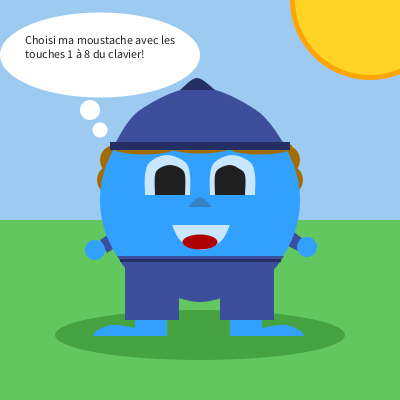
Frame 1 (no input)
Frame 60 (the mouse pressed at the canvas centre just before this capture): identical to frame 1, image omitted
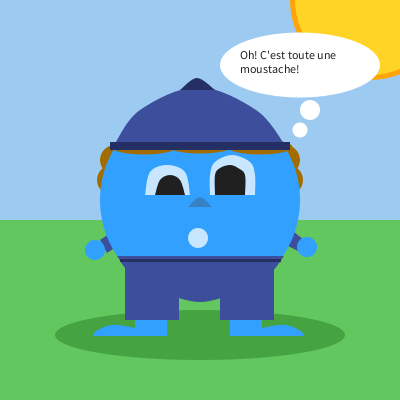
Frame 120 (the mouse held since frame 60 and released just before this capture)

The Processing sketch that drew these frames (run headless with seeded random() and noise(); from frame 60 on, the mouse is pressed at the canvas centre):

// Processing sketch: processing_20685
// ── processing_20685.pde

/*****************************************
  Sébastien Belhumeur Leith 
  TP1 - Création d'un monstre interactif
*****************************************/


boolean bouche = true; // variable bouche bulle

float x_shake;   //variable pour faire shaker la bouche en x
float y_shake;   //variable pour faire shaker la bouche en y



void setup() 
{

  size(400,400); // dimension de la scène
  noStroke();
  smooth();
  x_shake = width/2;
  y_shake = height/2;
}

void draw() {

background(157,202,241);  // fond de ma scène
fill(98,199,95);
rect(0,220,400,180);
rect(0,220,400,180);
fill(69,163,66);
ellipse(200,335,290,50);
fill(254,164,6);
ellipse(370,0,160,160);
fill(255,212,38);
ellipse(370,0,150,150);

 fill(61,79,156);
  beginShape();    //manche gauhe
  vertex(100,240);
  vertex(107,253);
  vertex(128,239);
  vertex(112,232);
  endShape(CLOSE);

  beginShape();        //manche droit
  vertex(304,240);
  vertex(289,228);
  vertex(286,245);
  vertex(298,251);
  endShape(CLOSE);

  fill(49,160,255);    
  ellipse(95,250,20,20);  //main gauche
  ellipse(307,247,20,20);  //main droite

  fill(49,160,255);    //pied gauche
  beginShape();
  curveVertex(93,336);
  curveVertex(93,336);
  curveVertex(98,330);
  curveVertex(118,325);
  curveVertex(168,336);
  curveVertex(168,336);
  endShape(CLOSE);
  rect(135,305,32,31);
  beginShape();
  curveVertex(229,336);  //pied droit
  curveVertex(229,336);
  curveVertex(279,325);
  curveVertex(299,330);
  curveVertex(304,336);
  curveVertex(304,336);
  endShape(CLOSE);
  rect(230,305,32,31); 

  fill(163,108,1);          //cheveu brun du coté 
  ellipse(115,160,30,30);
  ellipse(112,180,30,30);
  ellipse(285,160,30,30);
  ellipse(288,180,30,30);
  fill(49,160,255);
  ellipse(200,200,200,200);

  fill(61,79,156);      //culotte pentalon
  beginShape();
  curveVertex(117,256);
  curveVertex(117,256);
  curveVertex(137,278);
  curveVertex(200,302);
  curveVertex(263,278);
  curveVertex(284,256);
  curveVertex(284,256);
  endShape(CLOSE);
  fill(163,108,1);      //Cheveux en dessous du chapeau
  ellipse(144,147,65,15);
  ellipse(200,146,65,15);
  ellipse(260,147,65,15);

  fill(61,79,156);
  beginShape();
  curveVertex(114,145);
  curveVertex(114,145);
  curveVertex(140,110);
  curveVertex(198,87);
  curveVertex(256,110);
  curveVertex(285,145);
  curveVertex(285,145);
  endShape(CLOSE);
  rect(125,257,54,63);   //jambe pentalon gauche
  rect(220,257,54,63);  //jambe pentalon droit

  fill(36,48,100);
  rect(110,142,180,8);
  beginShape();
  curveVertex(180,90);
  curveVertex(180,90);
  curveVertex(197,78);
  curveVertex(215,90);
  curveVertex(215,90);
  endShape(CLOSE);
  fill(36,48,100);        //ceinture bleu
  rect(120,259,161,3);





  fill(200,230,255);      //oeil droit

  beginShape();
  curveVertex(210,195);
  curveVertex(210,195);
  curveVertex(210,175);
  curveVertex(215,162);
  curveVertex(232,155);
  curveVertex(250,162);
  curveVertex(255,175);
  curveVertex(255,195);
  curveVertex(255,195);
  endShape(CLOSE);


  fill(32,32,32);      //pupille oeil droit
  beginShape();     
  curveVertex(215,195);
  curveVertex(215,195);
  curveVertex(215,175);
  curveVertex(220,168);
  curveVertex(230,165);
  curveVertex(238,168);
  curveVertex(245,175);
  curveVertex(245,195);
  curveVertex(245,195);
  endShape(CLOSE);
  
  
  fill(54,130,196);    //nez
  beginShape();
  curveVertex(188,207);
  curveVertex(188,207);
  curveVertex(200,197);
  curveVertex(212,207);
  curveVertex(212,207);
  endShape(CLOSE);
  
  fill(200,230,255);    //bouche

  if  ( bouche == true ) { 

    beginShape();     
    curveVertex(172,225);
    curveVertex(172,225);
    curveVertex(181,241);
    curveVertex(202,250);
    curveVertex(221,241);
    curveVertex(230,225);
    curveVertex(230,225);
    endShape(CLOSE);

    fill(175,0,0);    //langue
    ellipse(200,242,35,15);
    
     fill(200,230,255);      //oeil gauche
  beginShape();
  curveVertex(145,195);
  curveVertex(145,195);
  curveVertex(145,175);
  curveVertex(150,162);
  curveVertex(167,155);
  curveVertex(185,162);
  curveVertex(190,175);
  curveVertex(190,195);
  curveVertex(190,195);
  endShape(CLOSE);


  fill(32,32,32);      //pupille oeil gauche
  beginShape();     
  curveVertex(155,195);
  curveVertex(155,195);
  curveVertex(155,175);
  curveVertex(160,168);
  curveVertex(170,165);
  curveVertex(180,168);
  curveVertex(185,175);
  curveVertex(185,195);
  curveVertex(185,195);
  endShape(CLOSE);
  

  } 

  else { 

    x_shake += random(-0.2, 0.2);

  fill(200,230,255);   
    ellipse(x_shake,238,20,20); //bouche
    
         fill(200,230,255);      //oeil gauche bulle
  beginShape();
  curveVertex(145,195);
  curveVertex(145,195);
  //curveVertex(145,178);
  curveVertex(150,172);
  curveVertex(167,165);
  curveVertex(185,172);
  //curveVertex(190,178);
  curveVertex(190,195);
  curveVertex(190,195);
  endShape(CLOSE);


  fill(32,32,32);      //pupille oeil gauche bulle
  beginShape();     
  curveVertex(155,195);
  curveVertex(155,195);

  curveVertex(160,180);
  curveVertex(170,175);
  curveVertex(180,180);

  curveVertex(185,195);
  curveVertex(185,195);
  endShape(CLOSE);
  
      fill(255);
   ellipse(300,65,160,65);
   ellipse (310,110,20,20);
   ellipse (300,130,15,15);
   fill(32,32,32); 
   text("Oh! C'est toute une moustache!", 240,50,150,100);
  } 

    fill(163,108,1);
     if ((key == '1')) {
  rect(172,208,55,15);
  ellipse(175,215,15,15);
  ellipse(228,215,15,15);
}
if ((key == '2')) {
  triangle(173,221,200,212,227,221);
  //ellipse(175,212,15,15);
  //ellipse(228,212,15,15);
}
if ((key == '3')) {
  rect(175,209,55,10);
  rect(226,215,10,40);
  rect(168,215,10,40);
  ellipse(175,217,15,15);
  ellipse(228,217,15,15);
}
if ((key == '4')) {
  rect(164,215,75,5);
  
}  
if ((key == '5')) {
  triangle(185,252,202,275,220,252);
   rect(171,215,60,8);
}
if ((key == '6')) {
  triangle(185,252,202,275,220,252);
}  
if ((key == '7')) {
  rect(185,208,30,13);
}
if ((key == '8')) {
   fill(163,108,1);
  triangle(155,223,200,212,245,223);
   fill(49,160,255);
  ellipse(200,217,10,15);
}

ellipseMode(CENTER);      //bulle gauche 
 if(mouseX<=400 && mouseY<=50){
   fill(255);
   ellipse(100,55,200,85);
   ellipse (90,110,20,20);
   ellipse (100,130,15,15);
   fill(32,32,32); 
   text("Choisi ma moustache avec les touches 1 à 8 du clavier!", 25,35,150,100);
 }
}


void mousePressed()
{
  
  bouche = !bouche;
  println("Clique: x "+mouseX+" y "+mouseY);
}
